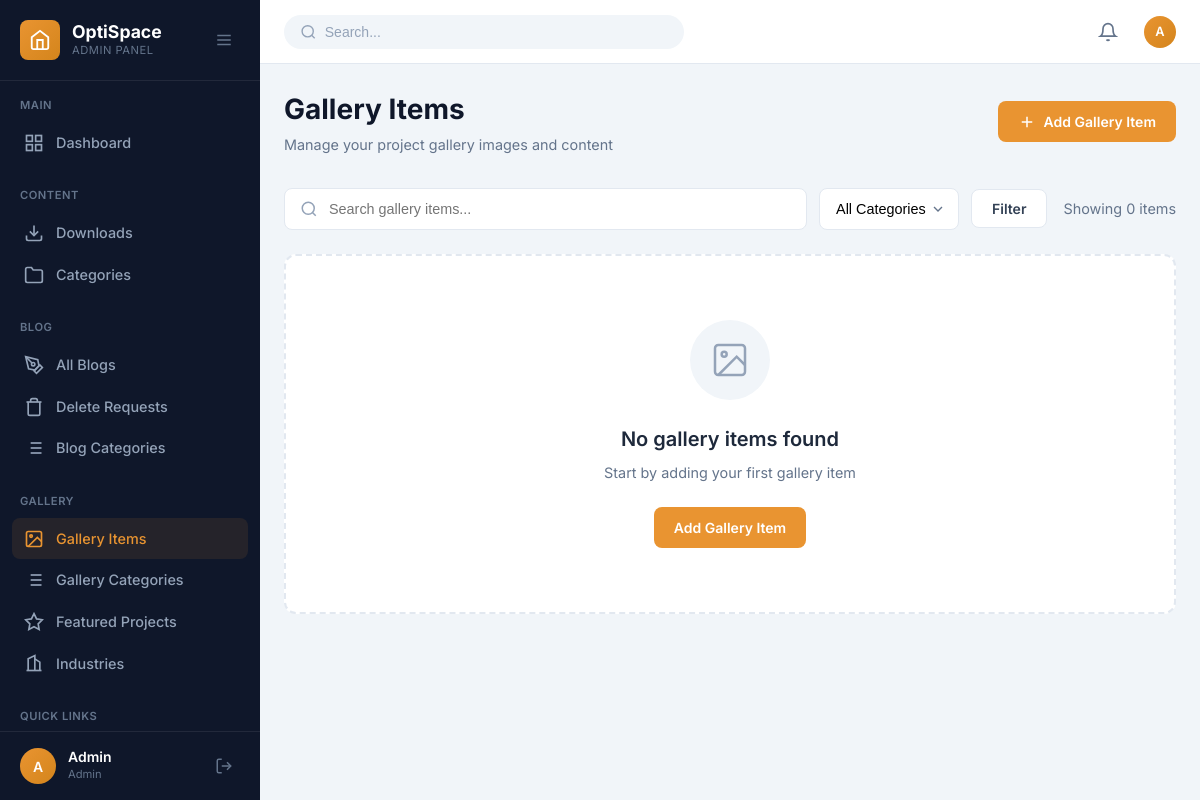
The app's page /admin/gallery.php (signed in), older data.
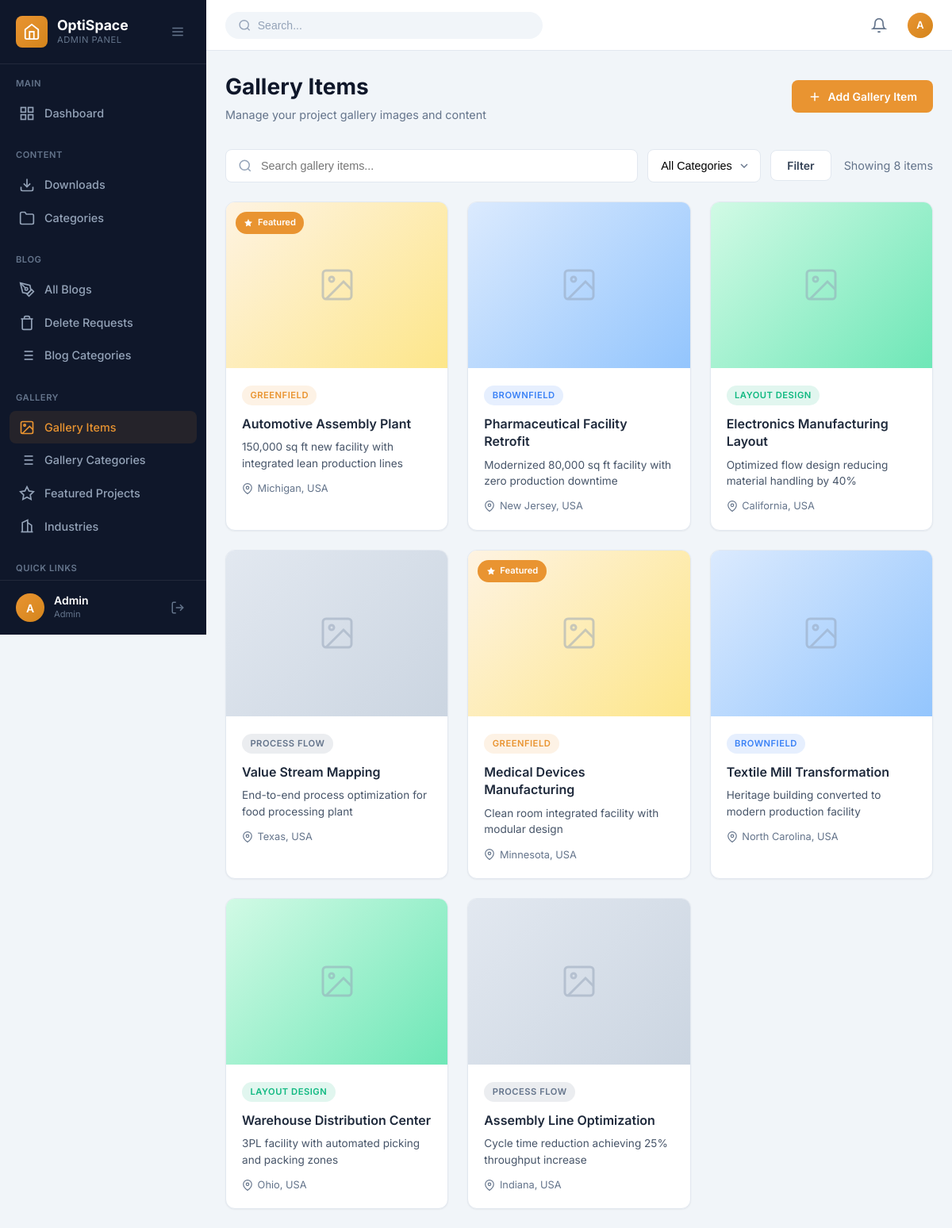
The same page, newer data.
### tables this page shows
CREATE TABLE IF NOT EXISTS gallery_items (
    id INT AUTO_INCREMENT PRIMARY KEY,
    category_id INT NOT NULL,
    title VARCHAR(255) NOT NULL,
    description TEXT DEFAULT NULL,
    image_path VARCHAR(500) DEFAULT NULL,
    thumbnail_path VARCHAR(500) DEFAULT NULL,
    location VARCHAR(255) DEFAULT NULL,
    industry VARCHAR(100) DEFAULT NULL,
    project_size VARCHAR(100) DEFAULT NULL,
    completion_date DATE DEFAULT NULL,
    is_featured TINYINT(1) DEFAULT 0,
    is_active TINYINT(1) DEFAULT 1,
    sort_order INT DEFAULT 0,
    created_by INT DEFAULT NULL,
    created_at TIMESTAMP DEFAULT CURRENT_TIMESTAMP,
    updated_at TIMESTAMP DEFAULT CURRENT_TIMESTAMP ON UPDATE CURRENT_TIMESTAMP,
    FOREIGN KEY (category_id) REFERENCES gallery_categories(id) ON DELETE RESTRICT,
    FOREIGN KEY (created_by) REFERENCES admin_users(id) ON DELETE SET NULL
);

CREATE TABLE IF NOT EXISTS gallery_categories (
    id INT AUTO_INCREMENT PRIMARY KEY,
    name VARCHAR(100) NOT NULL,
    slug VARCHAR(100) NOT NULL UNIQUE,
    description TEXT DEFAULT NULL,
    icon VARCHAR(50) DEFAULT 'image',
    color VARCHAR(20) DEFAULT '#E99431',
    bg_class VARCHAR(50) DEFAULT 'greenfield-bg',
    sort_order INT DEFAULT 0,
    is_active TINYINT(1) DEFAULT 1,
    created_at TIMESTAMP DEFAULT CURRENT_TIMESTAMP,
    updated_at TIMESTAMP DEFAULT CURRENT_TIMESTAMP ON UPDATE CURRENT_TIMESTAMP
);

### admin/gallery.php (the view, shortened to what the changed rows need)
<?php
$conn = getDBConnection();
$page = isset($_GET['page']) ? max(1, (int)$_GET['page']) : 1;
$perPage = 12;
$offset = ($page - 1) * $perPage;
$whereClause = "1=1";
$params = [];
$types = "";
$countQuery = "SELECT COUNT(*) as total FROM gallery_items g WHERE {$whereClause}";
$countStmt = $conn->prepare($countQuery);
$countStmt->execute();
$totalRecords = $countStmt->get_result()->fetch_assoc()['total'];
$query = "
    SELECT g.*, c.name as category_name, c.color as category_color, c.bg_class
    FROM gallery_items g
    LEFT JOIN gallery_categories c ON g.category_id = c.id
    WHERE {$whereClause}
    ORDER BY g.sort_order ASC, g.created_at DESC
    LIMIT ?, ?
";
$params[] = $offset;
$params[] = $perPage;
$types .= "ii";
$stmt = $conn->prepare($query);
$stmt->bind_param($types, ...$params);
$stmt->execute();
$galleryItems = $stmt->get_result();
include __DIR__ . '/includes/header.php';
?>
<div class="page-header">
    <div class="page-title-section">
        <h1 class="page-title">Gallery Items</h1>
    </div>
</div>
<div class="filter-bar">
    <form class="filter-form" method="GET">
        <div class="filter-group">
        </div>
    </form>
    <div class="filter-info">
        Showing <?php echo $totalRecords; ?> item<?php echo $totalRecords !== 1 ? 's' : ''; ?>
    </div>
</div>
<div class="gallery-admin-grid">
    <?php if ($galleryItems->num_rows > 0): ?>
        <?php while ($item = $galleryItems->fetch_assoc()): ?>
        <div class="gallery-admin-card <?php echo $item['is_active'] ? '' : 'inactive'; ?>">
            <div class="gallery-card-image" style="background: <?php echo $item['bg_class'] ? '' : 'linear-gradient(135deg, #FEF3E2 0%, #FDE68A 100%)'; ?>" data-bg="<?php echo htmlspecialchars($item['bg_class']); ?>">
                <?php if ($item['image_path'] && file_exists(__DIR__ . '/../' . $item['image_path'])): ?>
                    <img src="../<?php echo htmlspecialchars($item['image_path']); ?>" alt="<?php echo htmlspecialchars($item['title']); ?>">
                <?php else: ?>
                    <div class="placeholder-icon">
                        <svg viewBox="0 0 24 24" fill="none" stroke="currentColor" stroke-width="1.5">
                            <rect x="3" y="3" width="18" height="18" rx="2" ry="2"/>
                            <circle cx="8.5" cy="8.5" r="1.5"/>
                            <polyline points="21 15 16 10 5 21"/>
                        </svg>
                    </div>
                <?php endif; ?>
                <?php if ($item['is_featured']): ?>
                <span class="featured-badge">
                    <svg viewBox="0 0 24 24" fill="currentColor" stroke="none" width="12" height="12">
                        <polygon points="12 2 15.09 8.26 22 9.27 17 14.14 18.18 21.02 12 17.77 5.82 21.02 7 14.14 2 9.27 8.91 8.26 12 2"/>
                    </svg>
                    Featured
                </span>
                <?php endif; ?>
            </div>
            <div class="gallery-card-content">
                <span class="category-tag" style="background: <?php echo $item['category_color']; ?>20; color: <?php echo $item['category_color']; ?>">
                    <?php echo htmlspecialchars($item['category_name']); ?>
                </span>
                <h3 class="card-title"><?php echo htmlspecialchars($item['title']); ?></h3>
                <p class="card-description"><?php echo htmlspecialchars(substr($item['description'], 0, 80)); ?><?php echo strlen($item['description']) > 80 ? '...' : ''; ?></p>
                <?php if ($item['location']): ?>
                <div class="card-meta">
                    <svg viewBox="0 0 24 24" fill="none" stroke="currentColor" stroke-width="2">
                        <path d="M21 10c0 7-9 13-9 13s-9-6-9-13a9 9 0 0 1 18 0z"/>
                        <circle cx="12" cy="10" r="3"/>
                    </svg>
                    <?php echo htmlspecialchars($item['location']); ?>
                </div>
                <?php endif; ?>
            </div>
        </div>
        <?php endwhile; ?>
    <?php else: ?>
        <div class="empty-state">
            <div class="empty-icon">
                <svg viewBox="0 0 24 24" fill="none" stroke="currentColor" stroke-width="1.5">
                    <rect x="3" y="3" width="18" height="18" rx="2" ry="2"/>
                    <circle cx="8.5" cy="8.5" r="1.5"/>
                    <polyline points="21 15 16 10 5 21"/>
                </svg>
            </div>
            <h3>No gallery items found</h3>
            <p>Start by adding your first gallery item</p>
            <a href="gallery-add.php" class="btn btn-primary">Add Gallery Item</a>
        </div>
    <?php endif; ?>
</div>
<?php include __DIR__ . '/includes/footer.php'; ?>

Row changes from the older to the newer data that the page shows:
added gallery_items: is_featured 1 (drawn), category.name "GREENFIELD", title "Automotive Assembly Plant", description "150,000 sq ft new facility with integrated lean production lines", location "Michigan, USA"
added gallery_items: category.name "BROWNFIELD", title "Pharmaceutical Facility Retrofit", description "Modernized 80,000 sq ft facility with zero production downtime", location "New Jersey, USA"
added gallery_items: category.name "LAYOUT DESIGN", title "Electronics Manufacturing Layout", description "Optimized flow design reducing material handling by 40%", location "California, USA"
added gallery_items: category.name "PROCESS FLOW", title "Value Stream Mapping", description "End-to-end process optimization for food processing plant", location "Texas, USA"
added gallery_items: is_featured 1 (drawn), category.name "GREENFIELD", title "Medical Devices Manufacturing", description "Clean room integrated facility with modular design", location "Minnesota, USA"
added gallery_items: category.name "BROWNFIELD", title "Textile Mill Transformation", description "Heritage building converted to modern production facility", location "North Carolina, USA"
added gallery_items: category.name "LAYOUT DESIGN", title "Warehouse Distribution Center", description "3PL facility with automated picking and packing zones", location "Ohio, USA"
added gallery_items: category.name "PROCESS FLOW", title "Assembly Line Optimization", description "Cycle time reduction achieving 25% throughput increase", location "Indiana, USA"
Text that changed along with them:
$totalRecords: "0" → "8"
text no longer shown: "No gallery items found Start by adding your first gallery item Add Gallery Item"
